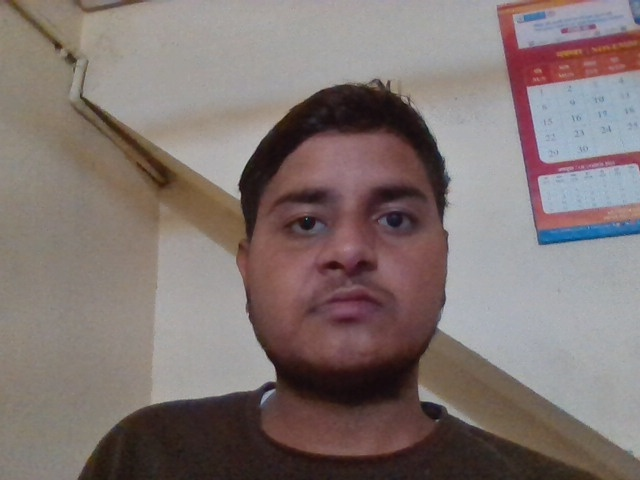
#> input picture database/data_students/0038_face.jpg, 640 x 480 px; its folder holds only this picture in this run
$ python -i main.py   (imports and definitions only)   (older library calls are emulated)
#> lines starting #> are read from the running program, lines starting #| are printed output that depends on the picture
#> further down, picture is the input picture: shape (480, 640, 3); mean B, G, R 113.7, 116.2, 128.8
import os
import sys
import cv2
import datetime
import sqlite3
import threading
import subprocess
import tkinter as tk
from tkinter import ttk, messagebox, filedialog
from PIL import Image, ImageTk, ImageDraw
import pandas as pd
from pyzbar import pyzbar

# ==========================================
# 0. DIRECTORIES & DATABASE PATHS
# ==========================================
BASE_DIR = os.path.dirname(os.path.abspath(__file__))
DATABASE_DIR = os.path.join(BASE_DIR, "database")
STUDENTS_DIR = os.path.join(DATABASE_DIR, "data_students")
DB_PATH = os.path.join(DATABASE_DIR, "attendance.db")
SHEET_PATH = os.path.join(DATABASE_DIR, "attendance.xlsx")
CSV_PATH = os.path.join(DATABASE_DIR, "attendance.csv")

# [1 line not run here, left out]

# OpenCV Haar Cascade Classifier for Face Detection
face_cascade = cv2.CascadeClassifier(cv2.data.haarcascades + 'haarcascade_frontalface_default.xml')


# ==========================================
# 1. ROBUST BACKEND DATABASE ENGINE (SQLite + Excel + CSV)
# ==========================================
# [237 lines left out: functions get_db_connection, init_database, sync_db_to_excel_and_csv, db_register_student, db_get_student, db_get_all_students and 4 more, not called in this run]

# Initialize database on module load
# [1 line not run here, left out]


# ==========================================
# 2. ADVANCED FACIAL RECOGNITION & BIOMETRICS
# ==========================================
def extract_and_normalize_face(frame_bgr, target_size=(160, 160)):
    """
    Detects face in image, crops with margin, normalizes lighting using CLAHE,
    and returns (normalized_face_gray, cropped_bgr, bbox).
    """
#> called with target_size = (160, 160)
    if frame_bgr is None:
        return None, None, None

    gray = cv2.cvtColor(frame_bgr, cv2.COLOR_BGR2GRAY) if len(frame_bgr.shape) == 3 else frame_bgr.copy()
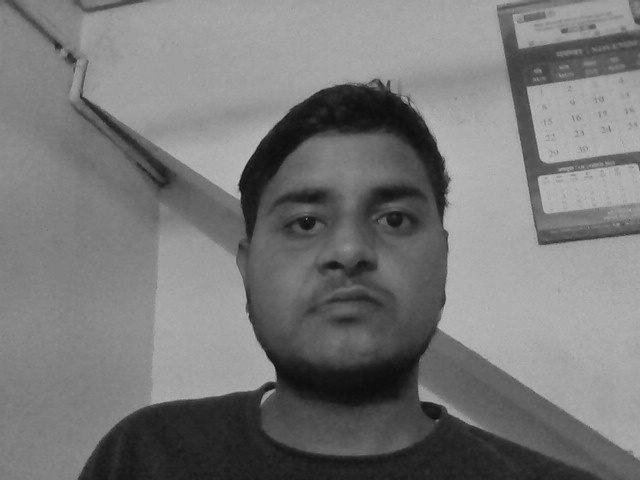
#> gray: shape (480, 640); min 12, max 192, mean 119.7
    faces = face_cascade.detectMultiScale(gray, scaleFactor=1.15, minNeighbors=4, minSize=(60, 60))
#> faces = [[236, 129, 225, 225]]

    if len(faces) > 0:
        x, y, w, h = max(faces, key=lambda f: f[2] * f[3])
#> x = 236; y = 129; w = 225; h = 225
        pad_w = int(w * 0.12)
#> pad_w = 27
        pad_h = int(h * 0.12)
#> pad_h = 27
        y1 = max(0, y - pad_h)
#> y1 = 102
        y2 = min(gray.shape[0], y + h + pad_h)
#> y2 = 381
        x1 = max(0, x - pad_w)
#> x1 = 209
        x2 = min(gray.shape[1], x + w + pad_w)
#> x2 = 488

        crop_gray = gray[y1:y2, x1:x2]
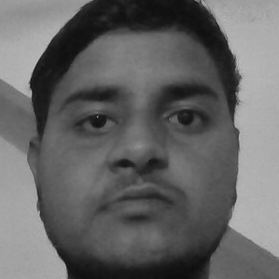
#> crop_gray: shape (279, 279); min 13, max 192, mean 100.7
        crop_bgr = frame_bgr[y1:y2, x1:x2] if len(frame_bgr.shape) == 3 else None
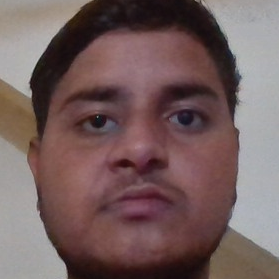
#> crop_bgr: shape (279, 279, 3); mean B, G, R 93.6, 94.2, 116.3
        bbox = (x, y, w, h)
#> bbox = (236, 129, 225, 225)
    else:
        crop_gray = gray
        crop_bgr = frame_bgr
        bbox = (0, 0, gray.shape[1], gray.shape[0])

    crop_resized = cv2.resize(crop_gray, target_size)
    clahe = cv2.createCLAHE(clipLimit=2.0, tileGridSize=(8, 8))
    norm_face = clahe.apply(crop_resized)
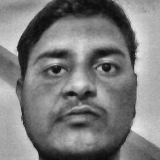
#> norm_face: shape (160, 160); min 10, max 242, mean 124.2

    return norm_face, crop_bgr, bbox

# [88 lines left out: functions compare_faces_robust, match_face_1_to_1, identify_face_1_to_N, create_placeholder_image, not called in this run]


# ==========================================
# 3. REGISTRATION WINDOW (CLEAN, PROPORTIONAL LAYOUT)
# ==========================================
class RegisterWindow(tk.Toplevel):
    # [325 lines left out: functions __init__, start_camera_thread, build_ui, update_webcam, capture_face, upload_face_file and 3 more, not called in this run]


# ==========================================
# 4. ATTENDANCE SCANNER WINDOW (CLEAN, PROPORTIONAL LAYOUT)
# ==========================================
class AttendanceWindow(tk.Toplevel):
    # [341 lines left out: functions __init__, start_camera_thread, build_ui, handle_manual_id, clear_selected_id, update_webcam and 4 more, not called in this run]


# ==========================================
# 5. DATABASE VIEWER & LOGS WINDOW (PROPORTIONAL LAYOUT)
# ==========================================
class DatabaseViewerWindow(tk.Toplevel):
    # [165 lines left out: functions __init__, build_ui, load_data, sync_and_refresh, delete_selected_student, open_db_folder, not called in this run]


# ==========================================
# 6. MAIN APPLICATION PORTAL
# ==========================================
class MainApp(tk.Tk):
    # [101 lines left out: functions __init__, build_ui, open_register, open_attendance, open_database_viewer, refresh_footer, not called in this run]


# [3 lines not run here, left out]

>>> import cv2
>>> picture = cv2.imread('database/data_students/0038_face.jpg')
>>> result = extract_and_normalize_face(picture)
